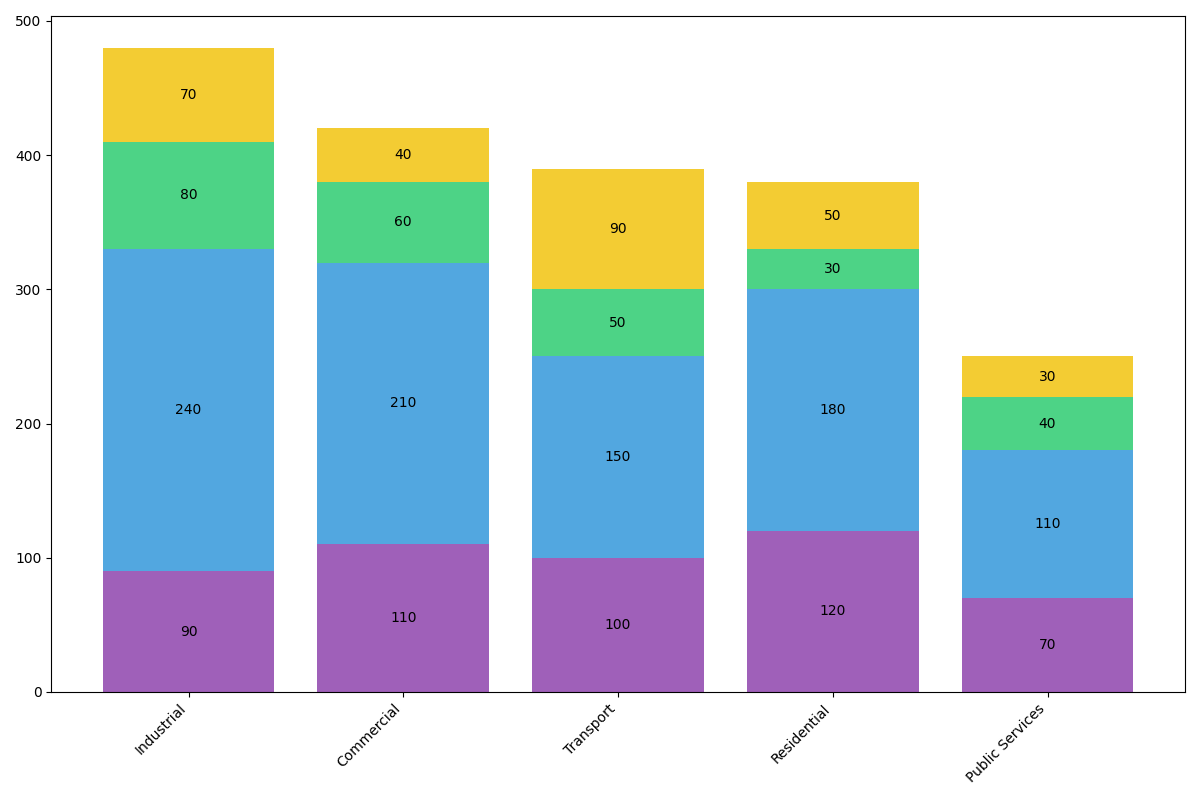

Write Python code to recreate this figure.
import matplotlib.pyplot as plt
import numpy as np

sectors = ['Residential', 'Commercial', 'Industrial', 'Public Services', 'Transport']
energy_sources = ['Renewable', 'Fossil Fuels', 'Nuclear', 'Hydro']

energy_consumption = np.array([
    [120, 180, 30, 50],
    [110, 210, 60, 40],
    [90, 240, 80, 70],
    [70, 110, 40, 30],
    [100, 150, 50, 90]
])

total_consumption = energy_consumption.sum(axis=1)
sorted_indices = np.argsort(total_consumption)[::-1]
sorted_sectors = [sectors[i] for i in sorted_indices]
sorted_energy_consumption = energy_consumption[sorted_indices]

fig, ax = plt.subplots(figsize=(12, 8))

source_colors = ['#8e44ad', '#3498db', '#2ecc71', '#f1c40f']
bottom = np.zeros(len(sorted_sectors))

for i in range(len(energy_sources)):
    ax.bar(sorted_sectors, sorted_energy_consumption[:, i], color=source_colors[i], alpha=0.85, bottom=bottom)
    bottom += sorted_energy_consumption[:, i]

ax.set_xticks(np.arange(len(sorted_sectors)))
ax.set_xticklabels(sorted_sectors, rotation=45, ha='right')

for bar in ax.patches:
    height = bar.get_height()
    if height > 0:
        ax.text(
            bar.get_x() + bar.get_width() / 2,
            bar.get_y() + height / 2,
            f'{int(height)}',
            ha='center', va='center',
            fontsize=10, color='black'
        )

plt.tight_layout()
plt.show()
